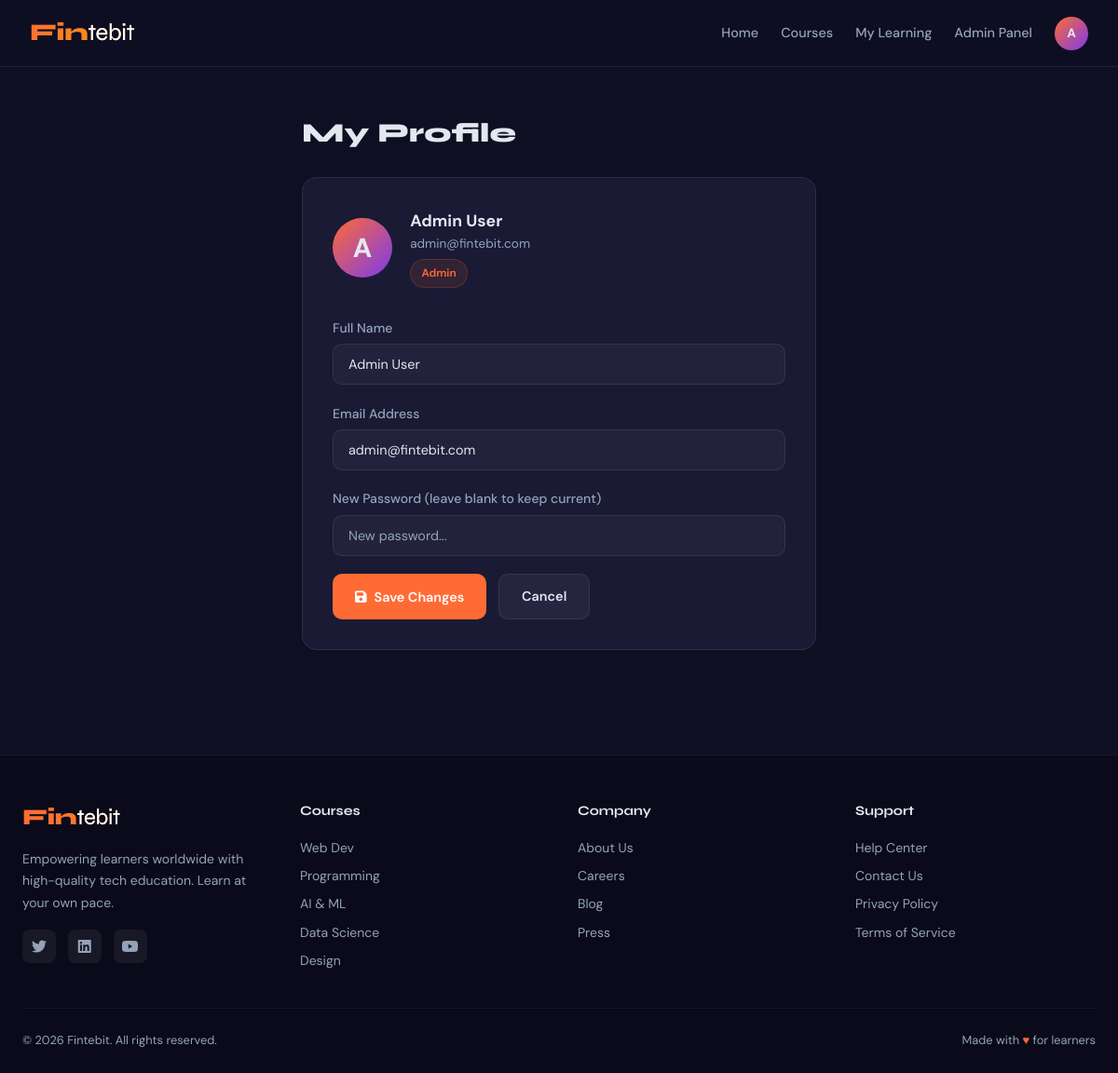
Screenshot of /user/profile.php (signed in) with the database file from the repository.
### tables this page shows
CREATE TABLE IF NOT EXISTS users (
    id INT AUTO_INCREMENT PRIMARY KEY,
    name VARCHAR(100) NOT NULL,
    email VARCHAR(150) UNIQUE NOT NULL,
    password VARCHAR(255) NOT NULL,
    role ENUM('user','admin') DEFAULT 'user',
    created_at TIMESTAMP DEFAULT CURRENT_TIMESTAMP
);

### user/profile.php (the view, shortened to what this page needs)
<?php
require_once '../includes/config.php';
$userId = $_SESSION['user_id'];
$user=$conn->query("SELECT * FROM users WHERE id=$userId")->fetch_assoc();
?>
<?php include '../includes/header.php'; ?>
<div style="padding:3rem 0;"><div class="container" style="max-width:600px;">
  <h1 style="font-size:1.8rem;font-weight:800;margin-bottom:1.5rem">My Profile</h1>
  <div class="card" style="padding:2rem;">
    <div style="display:flex;align-items:center;gap:1.2rem;margin-bottom:2rem;">
      <div style="width:64px;height:64px;border-radius:50%;background:linear-gradient(135deg,var(--accent),var(--accent2));display:flex;align-items:center;justify-content:center;font-size:1.8rem;font-weight:800"><?=strtoupper(substr($user['name'],0,1))?></div>
      <div>
        <div style="font-weight:700;font-size:1.1rem"><?=htmlspecialchars($user['name'])?></div>
        <div style="color:var(--text-muted);font-size:0.85rem"><?=htmlspecialchars($user['email'])?></div>
        <span class="badge" style="margin-top:0.3rem;background:rgba(255,107,53,0.1);color:var(--accent);border:1px solid rgba(255,107,53,0.2)"><?=ucfirst($user['role'])?></span>
      </div>
    </div>
    <form method="POST">
      <div class="form-group">
        <label class="form-label">Full Name</label>
        <input type="text" name="name" class="form-control" value="<?=htmlspecialchars($user['name'])?>" required>
      </div>
      <div class="form-group">
        <label class="form-label">Email Address</label>
        <input type="email" name="email" class="form-control" value="<?=htmlspecialchars($user['email'])?>" required>
      </div>
      <div class="form-group">
        <label class="form-label">New Password <span style="color:var(--text-muted)">(leave blank to keep current)</span></label>
        <input type="password" name="password" class="form-control" placeholder="New password...">
      </div>
      <div style="display:flex;gap:0.8rem;flex-wrap:wrap;">
        <button type="submit" class="btn btn-accent"><i class="fas fa-save"></i> Save Changes</button>
        <a href="dashboard.php" class="btn btn-ghost">Cancel</a>
      </div>
    </form>
  </div>
</div></div>
<?php include '../includes/footer.php'; ?>

### includes/header.php (style rules this page uses)
:root { --primary: #0f0f23; --accent: #ff6b35; --accent2: #7c3aed; --gold: #f59e0b; --success: #10b981; --text: #e2e8f0; --text-muted: #94a3b8; --card-bg: #1a1a35; --border: rgba(255,255,255,0.08); --nav-height: 72px; }
*, *::before, *::after { box-sizing: border-box; margin: 0; padding: 0; }
body { font-family: 'DM Sans', sans-serif; background: var(--primary); color: var(--text); line-height: 1.6; min-height: 100vh; }
h1,h2,h3,h4,h5 { font-family: 'Syne', sans-serif; }
a { color: inherit; text-decoration: none; }
.btn { display: inline-flex; align-items: center; gap: 0.5rem; padding: 0.75rem 1.5rem; border-radius: 10px; font-weight: 600; font-size: 0.9rem; cursor: pointer; border: none; transition: all 0.2s; font-family: 'DM Sans', sans-serif; }
.btn-accent { background: var(--accent); color: white; }
.btn-ghost { background: rgba(255,255,255,0.05); color: var(--text); border: 1px solid var(--border); }
.card { background: var(--card-bg); border: 1px solid var(--border); border-radius: 16px; overflow: hidden; transition: all 0.3s; }
.badge { display: inline-flex; align-items: center; gap: 0.3rem; padding: 0.3rem 0.7rem; border-radius: 50px; font-size: 0.75rem; font-weight: 600; }
.form-group { margin-bottom: 1.2rem; }
.form-label { display: block; margin-bottom: 0.4rem; font-size: 0.875rem; font-weight: 500; color: var(--text-muted); }
.form-control { width: 100%; padding: 0.75rem 1rem; background: rgba(255,255,255,0.04); border: 1.5px solid var(--border); border-radius: 10px; color: var(--text); font-size: 0.9rem; font-family: 'DM Sans', sans-serif; transition: border-color 0.2s; }
.form-control::placeholder { color: var(--text-muted); }
.container { max-width: 1280px; margin: 0 auto; padding: 0 1.5rem; }

### rows the page displays
users: name "A", name "Admin User", email "admin@fintebit.com", role "Admin"

### other values shown
substr($_SESSION['name'],0,1) "A"
$c "Web Dev"
$c "Programming"
$c "AI & ML"
$c "Data Science"
$c "Design"
